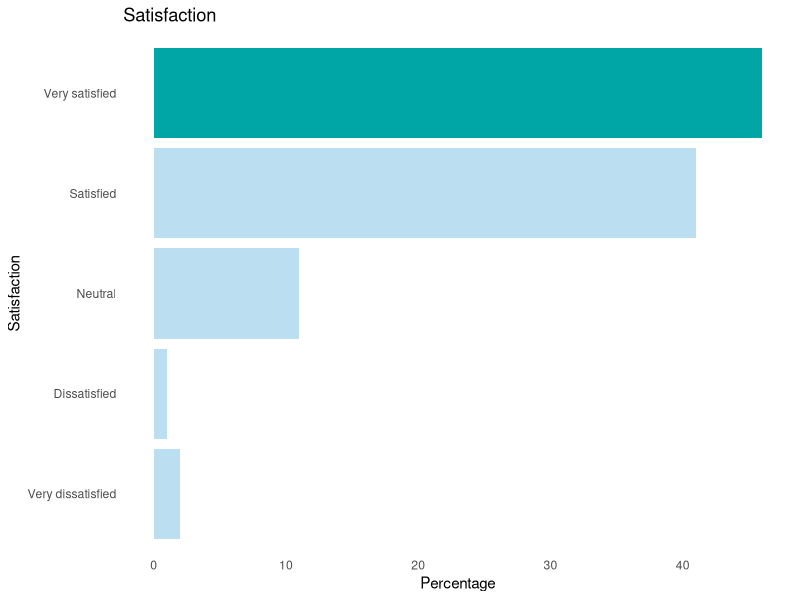
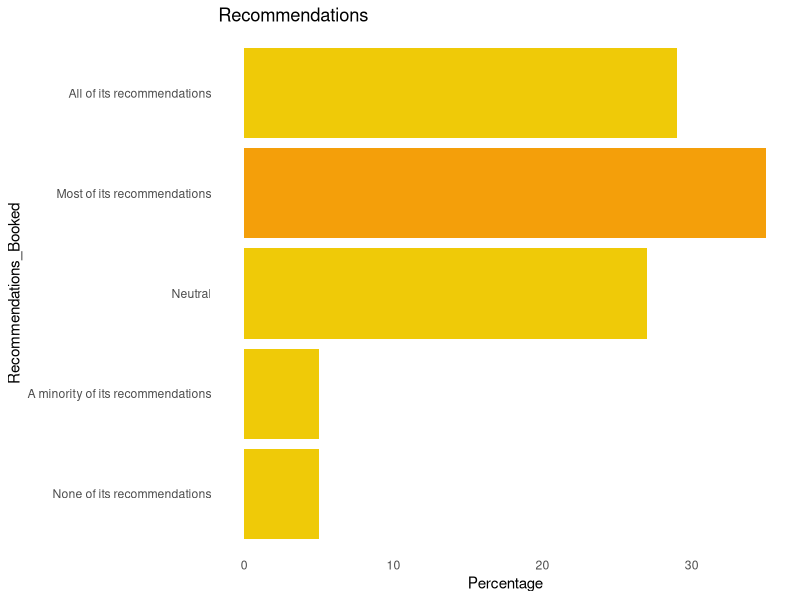

Write R code to recreate these figures, in order.
# Load required library
library(ggplot2)

# Define data frames
data1 <- data.frame(
  Satisfaction = c("Very dissatisfied", "Dissatisfied", "Neutral", "Satisfied", "Very satisfied"),
  Satisfaction_Percentage = c(2, 1, 11, 41, 46)
)

data2 <- data.frame(
  Recommendations_Booked = c("None of its recommendations", "A minority of its recommendations", "Neutral", "Most of its recommendations", "All of its recommendations"),
  Recommendations_Percentage = c(5, 5, 27, 35, 29)
)

# Define order of categories
satisfaction_order <- c("Very dissatisfied", "Dissatisfied", "Neutral", "Satisfied", "Very satisfied")
recommendations_order <- c("None of its recommendations", "A minority of its recommendations", "Neutral", "Most of its recommendations", "All of its recommendations")

# Convert Satisfaction and Recommendations_Booked to factor with defined order
data1$Satisfaction <- factor(data1$Satisfaction, levels = satisfaction_order)
data2$Recommendations_Booked <- factor(data2$Recommendations_Booked, levels = recommendations_order)

# Find the highest percentage for each plot
max_satisfaction <- max(data1$Satisfaction_Percentage)
max_recommendations <- max(data2$Recommendations_Percentage)

# Plot for Satisfaction
plot_satisfaction <- ggplot(data1, aes(x = Satisfaction_Percentage, y = Satisfaction)) +
  geom_bar(stat = "identity", fill = ifelse(data1$Satisfaction_Percentage == max_satisfaction, "#00a6a6", "#bbdef0")) +
  labs(title = "Satisfaction",
       x = "Percentage") +
  theme_minimal() + 
  theme(axis.line = element_blank(), panel.grid.major = element_blank(), panel.grid.minor = element_blank())

# Plot for Recommendations
plot_recommendations <- ggplot(data2, aes(x = Recommendations_Percentage, y = Recommendations_Booked)) +
  geom_bar(stat = "identity", fill = ifelse(data2$Recommendations_Percentage == max_recommendations, "#f49f0a", "#efca08")) +
  labs(title = "Recommendations",
       x = "Percentage") +
  theme_minimal() + 
  theme(axis.line = element_blank(), panel.grid.major = element_blank(), panel.grid.minor = element_blank())

# Display plots
plot_satisfaction
plot_recommendations
